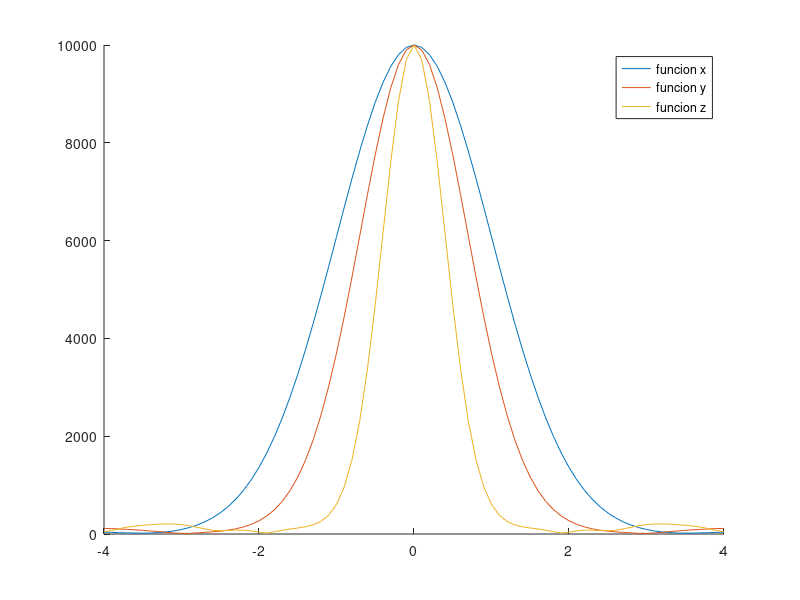
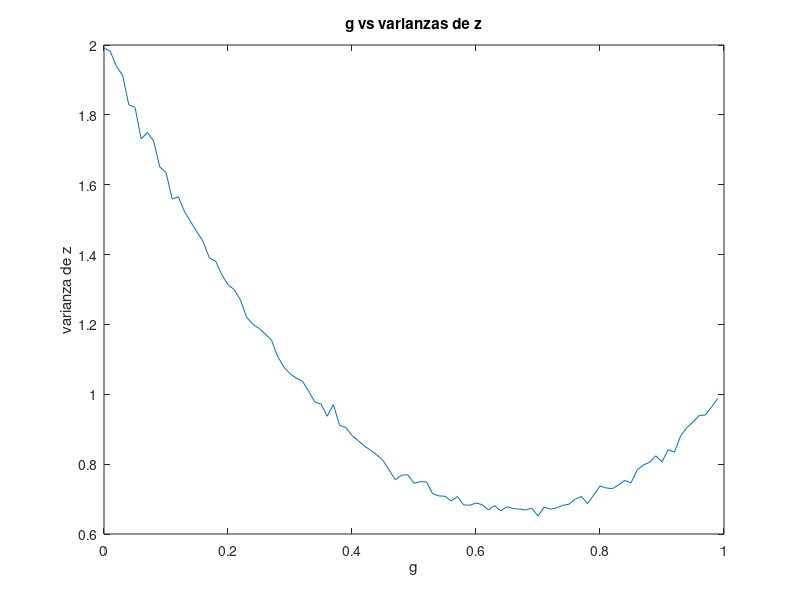

These figures' MATLAB source, in order: (Note: this script raises an error after producing the figures.)
clc
clear all


u=1; %media
v_1=sqrt(1); %varianza 1
v_2=sqrt(2); %varianza 2
m_exp=0;
v_exp=0;
g=2;


x_1=normrnd(u,v_1,[10000,1]);
y_1=normrnd(u,v_2,[10000,1]);
z=x_1+(1-g)*(y_1-x_1);
m_exp=m_exp+mean(z);
v_exp=v_exp+var(z);


mu=m_exp;
var_1=v_exp;
disp(['Encontrar la media y la varianza']);
disp(['la media es: ',num2str(mu)]);
disp(['la varianza es: ',num2str(var_1)]);


s=-5:0.1:5;
s=-4:0.1:4;
fi_x=exp(j*s.*x_1);
fi_y=exp(j*s.*y_1);

fi_x=sum(fi_x,1);
fi_y=sum(fi_y,1);


fi_z = exp(j*s.*z);
fi_z=sum(fi_z,1);

figure
hold on
plot(s,abs(fi_x))
plot(s,abs(fi_y))
plot(s,abs(fi_z))
legend("funcion x","funcion y","funcion z")
hold off


%g minima
v_min=100;
v_intento=0;
g_min=0;
g=0;
c=1;

while g<=1

v_exp=0;

x_2=normrnd(u,v_1,[10000,1]);
y_2=normrnd(u,v_2,[10000,1]);
z=x_2+(1-g)*(y_2-x_2);
v_exp=var(z);

v_s(c)=v_exp;
g_s(c)=g;
g=g+0.01;
c=c+1;

end

v_min=min(v_s);
p=find(v_s==v_min);
g_min=g_s(p);
figure
plot(g_s,v_s);
title('g vs varianzas de z')
xlabel('g')
ylabel('varianza de z')
z=x_2+(1-g_min)*(y_2-x_2);

disp(['Encontrar la g para la varianza minima de z']);
disp(['El valor de g para la minima varianza es: ',num2str(g_min)]);

var_x=(v_1)^2;
var_y=2*(var_x);




disp(['Ordenar las varianzas de menor a mayor']);
disp(['Varianza de x: ',num2str(var_x)]);
disp(['Varianza de y: ',num2str(var_y)]);
disp(['Varianza de z: ',num2str(v_min)]);


figure
% Create plots.
t = tiledlayout(3,1);

ax1 = nexttile;
hist(x_1)
title(ax1,'Varianza de x')
xlim([-6 8]);

ax2 = nexttile;
hist(y_1)
title(ax2,'Varianza de y')
xlim([-6 8]);

ax3 = nexttile;
hist(z)
title(ax3,'Varianza de z')
xlim([-6 8]);

valores=[var_x,var_y,v_min];
ordenados=sort(valores)
